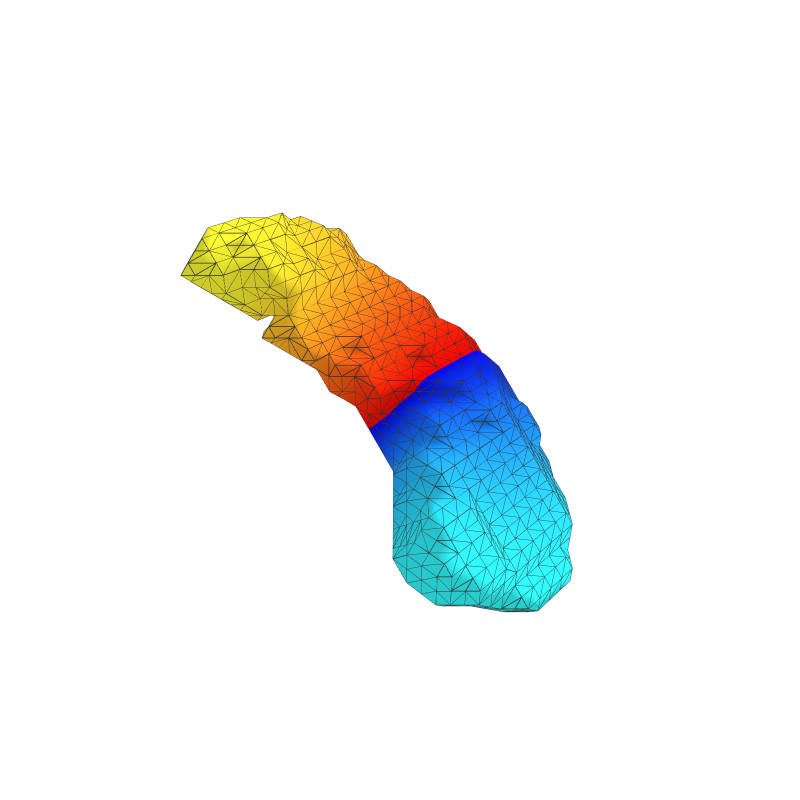

The notebook cell this image was saved under:
### Code cell
# Visualise mode 2
plot_tet_mesh(solver.geometry, vfunc=solver.emodes[:, 1], plot_edges=True)

### Figure 1 — Plotly figure (JSON) as saved in the notebook; plotly's stock layout.template omitted (floating-point values rounded to 4 significant figures; data arrays with more than 128 entries replaced by an {"elided": "..."} marker saying what was removed)
{"data": [{"colorscale": [[0, "rgb(51, 255, 255)"], [0.3354, "rgb(0, 0, 255)"], [0.3354, "rgb(190, 210, 220)"], [0.3374, "rgb(190, 210, 220)"], [0.3374, "rgb(255, 0, 0)"], [1, "rgb(255, 255, 51)"]], "flatshading": false, "i": {"elided": "2056 int values"}, "intensity": {"elided": "1443 float values"}, "j": {"elided": "2056 int values"}, "k": {"elided": "2056 int values"}, "showscale": false, "type": "mesh3d", "x": {"elided": "1443 float values"}, "y": {"elided": "1443 float values"}, "z": {"elided": "1443 float values"}}, {"line": {"color": "rgb(50,50,50)", "width": 1.5}, "mode": "lines", "type": "scatter3d", "x": {"elided": "10280 float values"}, "y": {"elided": "10280 float values"}, "z": {"elided": "10280 float values"}}], "layout": {"height": 800, "scene": {"xaxis": {"showbackground": false, "showgrid": false, "showline": false, "showticklabels": false, "title": {"text": ""}, "zeroline": false}, "yaxis": {"showbackground": false, "showgrid": false, "showline": false, "showticklabels": false, "title": {"text": ""}, "zeroline": false}, "zaxis": {"showbackground": false, "showgrid": false, "showline": false, "showticklabels": false, "title": {"text": ""}, "zeroline": false}}, "width": 800}}
